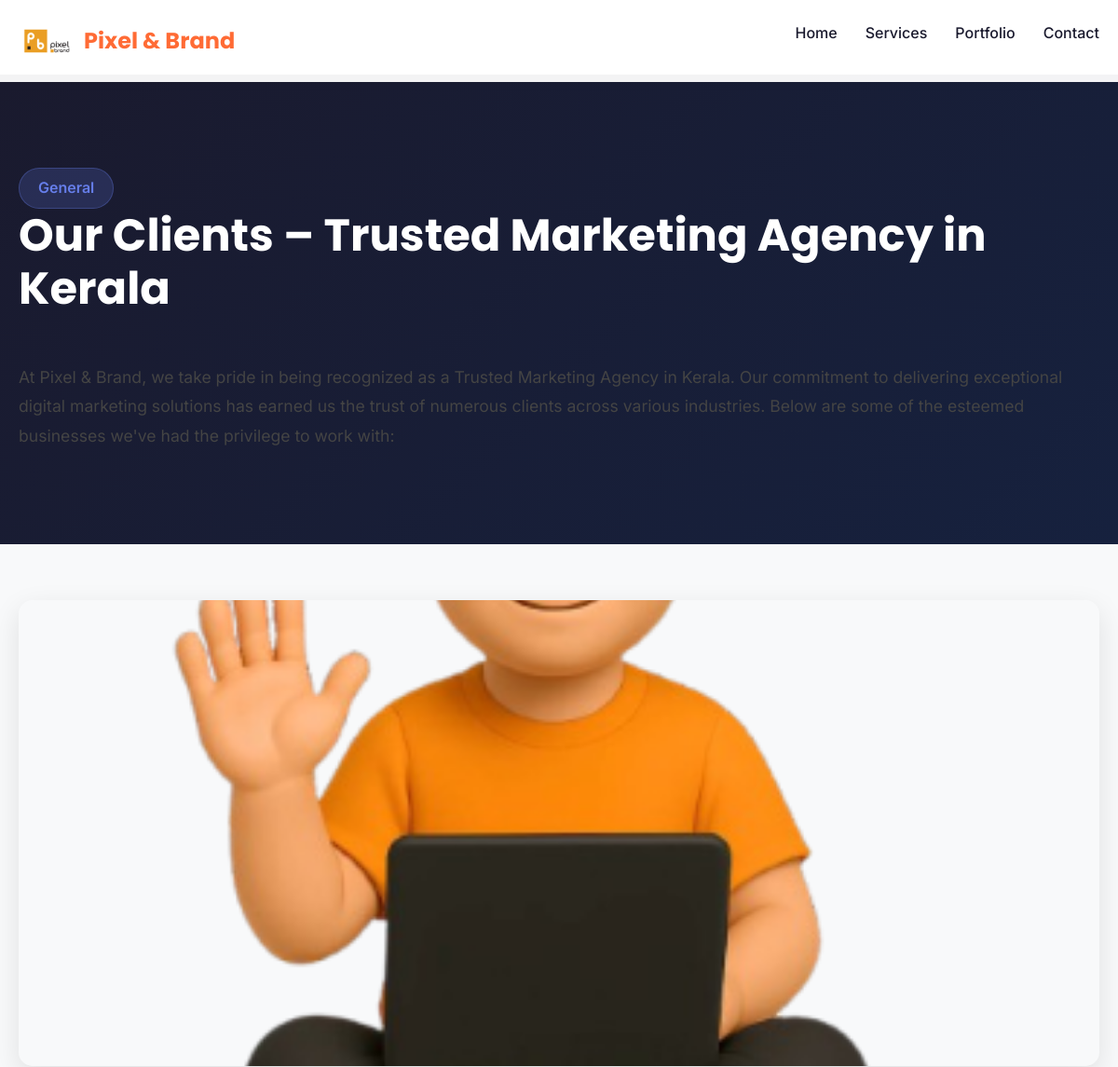
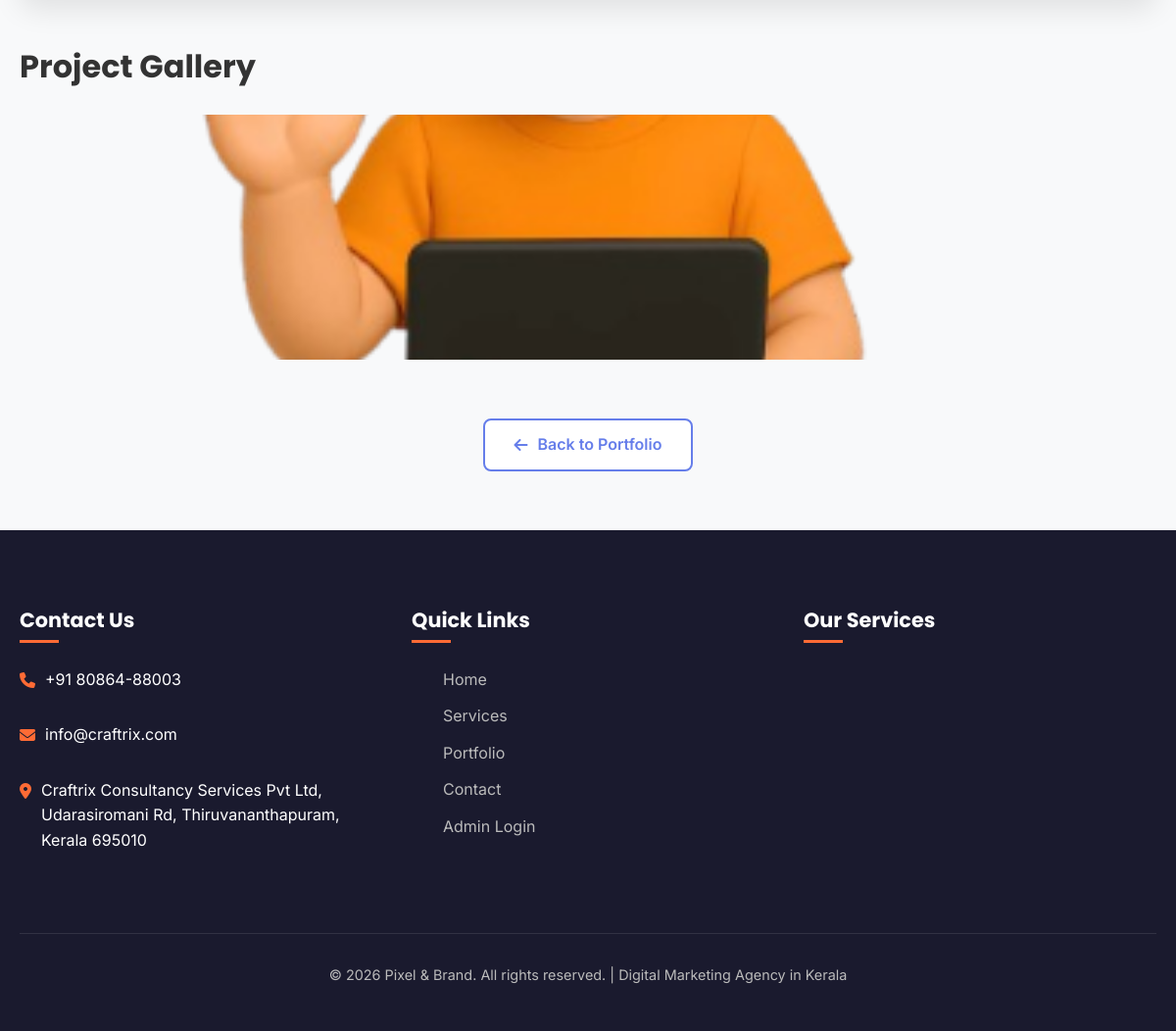
Page /portfolio/our-clients-trusted-marketing-agency-in-kerala/ on the committed database (2 pictures, top to bottom).
### agency/models.py (models this page shows, shortened)
class SiteSettings(models.Model):
    company_name = models.CharField(
        max_length=200,
        default="Pixel & Brand",
        verbose_name="Company Name",
        help_text="The name of your company that appears throughout the site"
    )
    logo = models.ImageField(
        upload_to='logos/',
        blank=True,
        null=True,
        verbose_name="Company Logo",
        help_text="Upload your company logo. Recommended size: 200x60px"
    )
    logo_alt_text = models.CharField(
        max_length=200,
        blank=True,
        default="Pixel & Brand Logo",
        verbose_name="Logo Alt Text",
        help_text="Description of the logo for accessibility (shown if logo doesn't load)"
    )
    show_logo_only = models.BooleanField(
        default=False,
        verbose_name="Show Only Logo",
        help_text="Check this to show only the logo without company name text"
    )
    tagline = models.CharField(
        max_length=200,
        blank=True,
        default="Digital Marketing Agency in Kerala",
        verbose_name="Company Tagline",
        help_text="Short tagline that appears in footer and page titles"
    )
    hero_title = models.CharField(
        max_length=200,
        blank=True,
        default="Transform Your Digital Presence",
        verbose_name="Hero Title",
        help_text="Main title on the homepage hero section"
    )
    hero_description = models.TextField(
        blank=True,
        default="We help businesses grow their online presence with cutting-edge digital marketing strategies tailored to your goals.",
        verbose_name="Hero Description",
        help_text="Description under the hero title"
    )
    hero_button_text = models.CharField(
        max_length=50,
        blank=True,
        default="Get Started Today",
        verbose_name="Hero Button Text",
        help_text="Text for the hero section button"
    )
    hero_image = models.ImageField(
        upload_to='homepage/',
        blank=True,
        null=True,
        verbose_name="Hero Image",
        help_text="Image for the hero section (recommended: 800x600px)"
    )
    services_title = models.CharField(
        max_length=200,
        blank=True,
        default="Our Services",
        verbose_name="Services Title",
        help_text="Title for the services section"
    )
    services_description = models.TextField(
        blank=True,
        default="End-to-end digital solutions to grow your brand, connect with your audience, and drive real results.",
        verbose_name="Services Description",
        help_text="Description for the services section"
    )
    testimonials_title = models.CharField(
        max_length=200,
        blank=True,
        default="What Our Clients Say",
        verbose_name="Testimonials Title",
        help_text="Title for the testimonials section"
    )
    testimonials_description = models.TextField(
        blank=True,
        default="Hear from businesses that have transformed their digital presence with our solutions.",
        verbose_name="Testimonials Description",
        help_text="Description for the testimonials section"
    )
    portfolio_title = models.CharField(
        max_length=200,
        blank=True,
        default="Our Recent Work",
        verbose_name="Portfolio Title",
        help_text="Title for the portfolio section"
    )
    portfolio_description = models.TextField(
        blank=True,
        default="Explore our portfolio of successful digital marketing projects and brand transformations.",
        verbose_name="Portfolio Description",
        help_text="Description for the portfolio section"
    )
    cta_title = models.CharField(
        max_length=200,
        blank=True,
        default="Ready to Grow Your Business?",
        verbose_name="CTA Title",
        help_text="Title for the call-to-action section"
    )
    cta_description = models.TextField(
        blank=True,
        default="Let's work together to create amazing digital experiences that drive results.",
        verbose_name="CTA Description",
        help_text="Description for the call-to-action section"
    )
    cta_button_text = models.CharField(
        max_length=50,
        blank=True,
        default="Get In Touch",
        verbose_name="CTA Button Text",
        help_text="Text for the call-to-action button"
    )
    contact_phone = models.CharField(
        max_length=20,
        blank=True,
        default="+91 80864-88003",
        verbose_name="Phone Number",
        help_text="Contact phone number displayed in header/footer"
    )
    contact_email = models.EmailField(
        blank=True,
        default="info@craftrix.com",
        verbose_name="Email Address",
        help_text="Contact email displayed in header/footer"
    )
    company_address = models.TextField(
        blank=True,
        default="Craftrix Consultancy Services Pvt Ltd, Udarasiromani Rd, Thiruvananthapuram, Kerala 695010",
        verbose_name="Company Address",
        help_text="Full company address for contact section"
    )
    class Meta:
        verbose_name = "Site Settings"
        verbose_name_plural = "Site Settings"
    @classmethod
    def load(cls):
        obj, created = cls.objects.get_or_create(pk=1)
        return obj

### portfolio/models.py (models this page shows, shortened)
class PortfolioItem(models.Model):
    title = models.CharField(max_length=100)
    slug = models.SlugField(unique=True, blank=True)
    description = models.TextField()
    detailed_description = RichTextField(blank=True)  # Add this for detailed page
    category = models.CharField(max_length=50, default='General')
    image = models.ImageField(upload_to='portfolio/')
    client_name = models.CharField(max_length=100, blank=True)
    project_date = models.DateField(null=True, blank=True)
    project_url = models.URLField(blank=True, verbose_name="Project URL/Live Demo")
    technologies = models.CharField(max_length=200, blank=True, help_text="Comma-separated list of technologies used")
    image_2 = models.ImageField(upload_to='portfolio/', blank=True, null=True)
    image_3 = models.ImageField(upload_to='portfolio/', blank=True, null=True)
    is_featured = models.BooleanField(default=False)
    display_order = models.IntegerField(default=0)
    created_at = models.DateTimeField(auto_now_add=True)
    updated_at = models.DateTimeField(auto_now=True)
    class Meta:
        ordering = ['display_order']
        verbose_name = "Portfolio Item"
        verbose_name_plural = "Portfolio Items"

### portfolio/views.py (the view)
# urls.py: path('<slug:slug>/', views.portfolio_detail, name='portfolio_detail'),
def portfolio_detail(request, slug):
    portfolio_item = get_object_or_404(PortfolioItem, slug=slug)
    related_items = PortfolioItem.objects.filter(
        category=portfolio_item.category
    ).exclude(
        id=portfolio_item.id
    ).order_by('display_order')[:3]
    context = {
        'portfolio': portfolio_item,
        'related_items': related_items,
    }
    return render(request, 'portfolio/detail.html', context)

### templates/portfolio/detail.html (shortened to what this page needs)
{% extends 'base.html' %}
{% load static %}
{% block content %}
<section class="portfolio-detail-header">
    <div class="container">
        <span class="portfolio-category">{{ portfolio.category }}</span>
        <h1 class="portfolio-title">{{ portfolio.title }}</h1>
        <p class="portfolio-description">{{ portfolio.description }}</p>
    </div>
</section>
<section class="portfolio-content">
    <div class="container">
        <img src="{{ portfolio.image.url }}" alt="{{ portfolio.title }}" class="main-portfolio-image">
        <div class="portfolio-gallery">
            <h2 style="color: #333; margin-bottom: 30px; font-size: 2rem;">Project Gallery</h2>
            <div class="gallery-grid">
                <div class="gallery-item">
                    <img src="{{ portfolio.image.url }}" alt="{{ portfolio.title }}">
                </div>
            </div>
        </div>
        <div class="back-to-portfolio">
            <a href="{% url 'portfolio_list' %}" class="back-btn">
                <i class="fas fa-arrow-left"></i> Back to Portfolio
            </a>
        </div>
    </div>
</section>
{% endblock %}

### templates/base.html (shortened to what this page needs)
<!DOCTYPE html>
{% load static %}
<html lang="en">
<head>
    <link rel="stylesheet" href="https://cdnjs.cloudflare.com/ajax/libs/font-awesome/6.4.0/css/all.min.css">
    <link rel="stylesheet" href="https://cdn.jsdelivr.net/npm/bootstrap@5.3.0/dist/css/bootstrap.min.css">
    <link rel="stylesheet" href="{% static 'css/style.css' %}">
</head>
<body>
    <header id="header">
        <div class="container">
            <nav class="navbar">
                <a href="{% url 'home' %}" class="logo">
                    {% if site_settings.logo %}
                        <img src="{{ site_settings.logo.url }}"
                             alt="{{ site_settings.logo_alt_text|default:site_settings.company_name }}"
                             class="logo-image">
                        {% if not site_settings.show_logo_only %}
                            <span class="logo-text">{{ site_settings.company_name }}</span>
                        {% endif %}
                    {% else %}
                        <i class="fas fa-cube"></i>
                        <span class="logo-text">{{ site_settings.company_name }}</span>
                    {% endif %}
                </a>
                <ul class="nav-links" id="navLinks">
                    <li><a href="{% url 'home' %}">Home</a></li>
                    <li><a href="{% url 'service_list' %}">Services</a></li>
                    <li><a href="{% url 'portfolio_list' %}">Portfolio</a></li>
                    <li><a href="{% url 'contact' %}">Contact</a></li>
                </ul>
            </nav>
        </div>
    </header>
    <main>
        {% block content %}{% endblock %}
    </main>
    <footer id="contact">
        <div class="container">
            <div class="footer-content">
                <div class="footer-column">
                    <h3>Contact Us</h3>
                    {% if site_settings.contact_phone %}
                    <div class="contact-info">
                        <i class="fas fa-phone"></i>
                        <div>
                            <p>{{ site_settings.contact_phone }}</p>
                        </div>
                    </div>
                    {% endif %}
                    {% if site_settings.contact_email %}
                    <div class="contact-info">
                        <i class="fas fa-envelope"></i>
                        <div>
                            <p>{{ site_settings.contact_email }}</p>
                        </div>
                    </div>
                    {% endif %}
                    {% if site_settings.company_address %}
                    <div class="contact-info">
                        <i class="fas fa-map-marker-alt"></i>
                        <div>
                            <p>{{ site_settings.company_address }}</p>
                        </div>
                    </div>
                    {% endif %}
                </div>
                <div class="footer-column">
                    <h3>Quick Links</h3>
                    <ul>
                        <li><a href="{% url 'home' %}">Home</a></li>
                        <li><a href="{% url 'service_list' %}">Services</a></li>
                        <li><a href="{% url 'portfolio_list' %}">Portfolio</a></li>
                        <li><a href="{% url 'contact' %}">Contact</a></li>
                        <li><a href="{% url 'admin:login' %}">Admin Login</a></li>
                    </ul>
                </div>
                <div class="footer-column">
                    <h3>Our Services</h3>
                </div>
            </div>
            <div class="footer-bottom">
                <p>&copy; {% now "Y" %} {{ site_settings.company_name }}. All rights reserved. | {{ site_settings.tagline }}</p>
            </div>
        </div>
    </footer>
</body>
</html>

### rows in the picture
SiteSettings: logo (picture), company_name "Pixel & Brand", contact_phone "+91 80864-88003", contact_email "info@craftrix.com", company_address "Craftrix Consultancy Services Pvt Ltd, Udarasiromani Rd, Thiruvananthapuram, Kerala 695010", tagline "Digital Marketing Agency in Kerala"
PortfolioItem: category "General", title "Our Clients – Trusted Marketing Agency in Kerala", description "At Pixel & Brand, we take pride in being recognized as a Trusted Marketing Agency in Kerala. Our commitment to delivering exceptional digital marketing solutions has earned us the trust of numerous clients across various industries. Below are some of the esteemed businesses we've had the privilege to work with:", image (picture)
